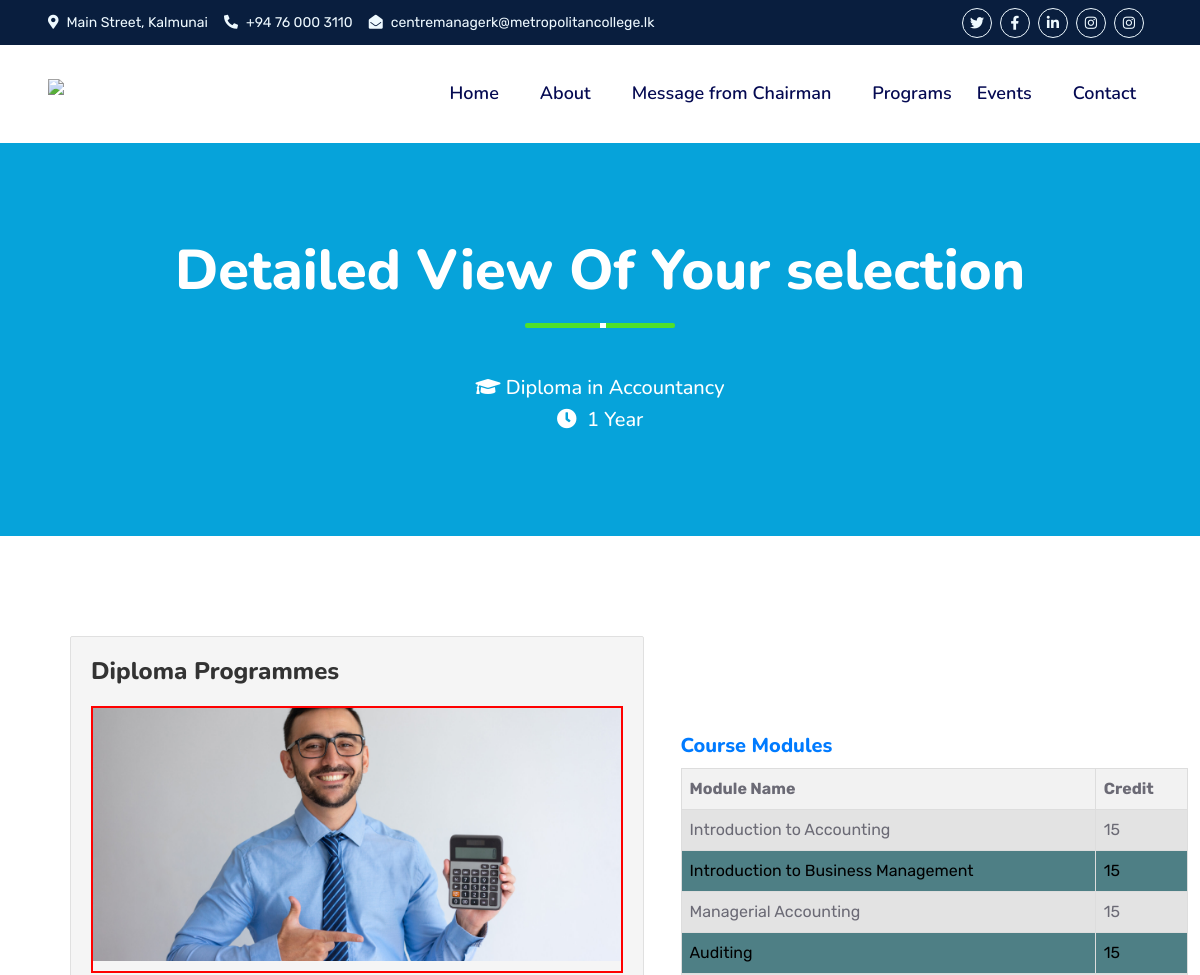
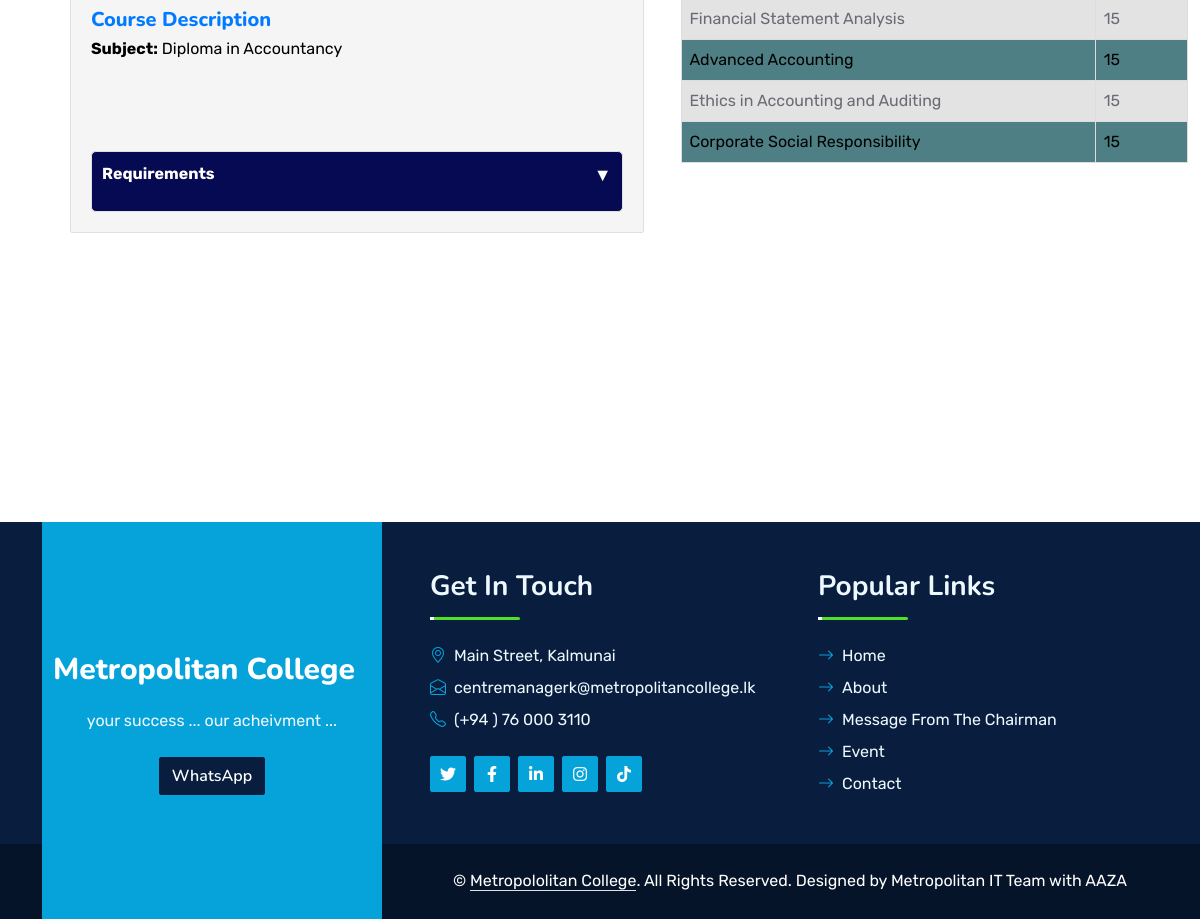
/detailed_page.php?post_id=2, run on the app's committed database (2 pictures, top to bottom).
### tables this page shows
CREATE TABLE `post` (
  `p_no` int(11) NOT NULL,
  `p_title` varchar(50) NOT NULL,
  `subject` varchar(255) NOT NULL,
  `p_duration` varchar(11) NOT NULL,
  `p_requirement` longtext NOT NULL,
  `p_img` varchar(255) NOT NULL
);

CREATE TABLE `modules` (
  `p_no` int(100) NOT NULL,
  `modId` varchar(255) NOT NULL,
  `modName` varchar(255) NOT NULL,
  `ModCr` int(11) NOT NULL
);

### detailed_page.php (the view, shortened to what this page needs)
<?php
include("config.php");
if (isset($_GET['post_id'])) {
    $post_id = $_GET['post_id'];
    $query = "SELECT * FROM post WHERE p_no = $post_id";
    $result = mysqli_query($con, $query);
    if ($result) {
        if (mysqli_num_rows($result) > 0) {
            $row = mysqli_fetch_assoc($result);
            $p_title = $row['p_title'];
            $subject = $row['subject'];
            $p_username = $row['p_duration'];
            $p_img = $row['p_img'];
            $module_query = "SELECT modName, modCr FROM modules WHERE p_no = $post_id";
            $module_result = mysqli_query($con, $module_query);
            ?>
<!DOCTYPE html>
<html lang="en">
<head>
    <link rel='stylesheet' href='https://cdnjs.cloudflare.com/ajax/libs/font-awesome/6.3.0/css/all.min.css'>
        <link rel="stylesheet" href="https://cdn.jsdelivr.net/npm/bootstrap@4.6.2/dist/css/bootstrap.min.css">
<link rel="stylesheet" href="https://cdnjs.cloudflare.com/ajax/libs/font-awesome/6.0.0-beta3/css/all.min.css">
<link href="https://cdnjs.cloudflare.com/ajax/libs/font-awesome/5.10.0/css/all.min.css" rel="stylesheet">
<link href="https://cdn.jsdelivr.net/npm/bootstrap-icons@1.4.1/font/bootstrap-icons.css" rel="stylesheet">
<link href="lib/owlcarousel/assets/owl.carousel.min.css" rel="stylesheet">
<link href="lib/animate/animate.min.css" rel="stylesheet">
<link href="css/bootstrap.min.css" rel="stylesheet">
<link rel="stylesheet" href="./style.css">
<link href="css/style.css" rel="stylesheet">
</head>
<body>
    <div class="container-fluid bg-dark px-5 d-none d-lg-block">
        <div class="row gx-0">
            <div class="col-lg-8 text-center text-lg-start mb-2 mb-lg-0">
                <div class="d-inline-flex align-items-center" style="height: 45px;">
                    <small class="me-3 text-light"><i class="fa fa-map-marker-alt me-2"></i>Main Street, Kalmunai</small>
                    <small class="me-3 text-light"><i class="fa fa-phone-alt me-2"></i>+94 76 000 3110</small>
                    <small class="text-light"><i class="fa fa-envelope-open me-2"></i>centremanagerk@metropolitancollege.lk</small>
                </div>
            </div>
            <div class="col-lg-4 text-center text-lg-end">
                <div class="d-inline-flex align-items-center" style="height: 45px;">
                    <a class="btn btn-sm btn-outline-light btn-sm-square rounded-circle me-2" href=""><i class="fab fa-twitter fw-normal"></i></a>
                    <a class="btn btn-sm btn-outline-light btn-sm-square rounded-circle me-2" href=""><i class="fab fa-facebook-f fw-normal"></i></a>
                    <a class="btn btn-sm btn-outline-light btn-sm-square rounded-circle me-2" href=""><i class="fab fa-linkedin-in fw-normal"></i></a>
                    <a class="btn btn-sm btn-outline-light btn-sm-square rounded-circle me-2" href=""><i class="fab fa-instagram fw-normal"></i></a>
                    <a class="btn btn-sm btn-outline-light btn-sm-square rounded-circle me-2" href=""><i class="fab fa-instagram fw-normal"></i></a>
                </div>
            </div>
        </div>
    </div>
 <div class="container-fluid position-relative p-0">
    <nav class="navbar navbar-expand-lg navbar-dark px-5 py-3 py-lg-0">
         <a href="index.php" class="navbar-brand p-0">
           <img src="img/logo.png" alt="Metropolitan College Logo" >
         </a>
         <div class="collapse navbar-collapse" id="navbarCollapse">
           <ul class="navbar-nav ms-auto py-0">
             <li class="nav-item">
               <a href="index.php" class="nav-link" >Home</a>
             </li>
             <li class="nav-item">
               <a href="about.html" class="nav-link">About</a>
             </li>
             <li class="nav-item">
               <a href="chairman.html" class="nav-link">Message from Chairman</a>
             </li>
              <li>
                   <a href="javascript:void(0);" class="nav-link menu-bar-link" onclick="toggleProgramDropdown()"  aria-haspopup="true">Programs</a>
               </li>
             <li class="nav-item">
               <a href="" class="nav-link">Events</a>
             </li>
             <li class="nav-item">
               <a href="contact.html" class="nav-link">Contact</a>
             </li>
           </ul>
         </div>
       </nav>
     </div>
        <div class="container-fluid bg-primary py-5 bg-header" style="margin-bottom: 10px;">
            <div class="row py-5">
                <div class="col-12 pt-lg-5 mt-lg-5 text-center">
                    <h1 class="display-4 text-white animated zoomIn">Detailed View Of Your selection</h1>
                    <div class="section-title text-center position-relative pb-3 mb-5 mx-auto" style="max-width: 600px;">
                    </div>
                    <p class="h5 text-white"><i class="fas fa-graduation-cap"></i>&nbsp<?php echo $subject; ?></p>
                    <p class="h5 text-white"><i class="fas fa-clock"></i> &nbsp<?php echo $p_username; ?></p>
                </div>
            </div>
        </div>
    <div id="modules-section" class='main-container animated-content' style="margin-bottom: 50px;margin-top: 100px;">
        <div class='detail-container'>
            <h1 class='detail-title'><?php echo $p_title; ?></h1>
            <div class='detail-image-container border-animation'>
                <img src='uploads/<?php echo $p_img; ?>' alt='Image' class='filtered-item rotating-image-y' style="width:100%;">
            </div>
            <div class='course-description-container '>
                <h2 class='course-description-title'>Course Description</h2>
                <p class='course-description'><strong>Subject:</strong> <?php echo $subject; ?></p>
                <div class='card' onclick='toggleRequirements();'>
                     <strong>Requirements
                        <span class='custom-down-arrow' >&#9660;</span>
                     </strong>
                     </div>
               </div>
           </div>
           <div class='course-modules'>
    <div class="container-fluid py-5 wow fadeInUp " data-wow-delay="0.2s">
    <h2 class='course-description-title course-title-run'>Course Modules</h2>
    <table>
        <thead>
            <tr>
                <th>Module Name</th>
                <th>Credit</th>
            </tr>
        </thead>
        <tbody>
            <?php
            if ($module_result) {
                $isOdd = true;
                while ($module_row = mysqli_fetch_assoc($module_result)) {
                    $moduleName = $module_row['modName'];
                    $credit = $module_row['modCr'];
                    $rowClass = $isOdd ? 'odd' : 'even';
                    echo "<tr class='$rowClass'><td>$moduleName</td><td>$credit</td></tr>";
                    $isOdd = !$isOdd;
                }
            } else {
                echo "<tr><td colspan='2'>No modules available.</td></tr>";
            }
            ?>
        </tbody>
    </table>
</div>
</div>
       <div class="container-fluid py-5 wow fadeInUp" data-wow-delay="0.1s">
        <div class="container py-5 mb-5">
            <div class="bg-white">
                <div class="owl-carousel vendor-carousel">
                </div>
            </div>
        </div>
    </div>
 <div class="container-fluid bg-dark text-light mt-5 wow fadeInUp" data-wow-delay="0.1s">
    <div class="container">
        <div class="row gx-5">
            <div class="col-lg-4 col-md-6 footer-about">
                <div class="d-flex flex-column align-items-center justify-content-center text-center h-100 bg-primary p-4">
                    <a href="index.html" class="navbar-brand">
                        <h1 class="m-0 text-white met">Metropolitan College</h1>
                    </a>
                    <p class="mt-3 mb-4">your success ... our acheivment ...</p>
                    <form action="">
                        <div class="input-group">
                            <button class="btn btn-dark">WhatsApp</button>
                        </div>
                    </form>
                </div>
            </div>
            <div class="col-lg-8 col-md-6">
                <div class="row gx-5">
                    <div class="col-lg-6 col-md-12 pt-5 mb-5">
                        <div class="section-title section-title-sm position-relative pb-3 mb-4">
                            <h3 class="text-light mb-0">Get In Touch</h3>
                        </div>
                        <div class="d-flex mb-2">
                            <i class="bi bi-geo-alt text-primary me-2"></i>
                            <p class="mb-0">Main Street, Kalmunai</p>
                        </div>
                        <div class="d-flex mb-2">
                            <i class="bi bi-envelope-open text-primary me-2"></i>
                            <p class="mb-0">centremanagerk@metropolitancollege.lk</p>
                        </div>
                        <div class="d-flex mb-2">
                            <i class="bi bi-telephone text-primary me-2"></i>
                            <p class="mb-0">&#40;+94 &#41; 76 000 3110</p>
                        </div>
                        <div class="d-flex mt-4">
                            <a class="btn btn-primary btn-square me-2" href="#"><i class="fab fa-twitter fw-normal"></i></a>
                            <a class="btn btn-primary btn-square me-2" href="#"><i class="fab fa-facebook-f fw-normal"></i></a>
                            <a class="btn btn-primary btn-square me-2" href="#"><i class="fab fa-linkedin-in fw-normal"></i></a>
                            <a class="btn btn-primary btn-square me-2" href="#"><i class="fab fa-instagram fw-normal"></i></a>
                            <a class="btn btn-primary btn-square" href="#"><i class="fab fa-tiktok fw-normal"></i></a>
                        </div>
                    </div>
                        <div class="col-lg-6 col-md-12 pt-0 pt-lg-5 mb-5">
                        <div class="section-title section-title-sm position-relative pb-3 mb-4">
                            <h3 class="text-light mb-0">Popular Links</h3>
                        </div>
                        <div class="link-animated d-flex flex-column justify-content-start">
                        <a class="text-light mb-2" href="index.php"><i class="bi bi-arrow-right text-primary me-2"></i>Home</a>
                                <a class="text-light mb-2" href="about.html"><i class="bi bi-arrow-right text-primary me-2"></i>About</a>
                                <a class="text-light mb-2" href="chairman.html"><i class="bi bi-arrow-right text-primary me-2"></i>Message From The Chairman</a>
                                <a class="text-light mb-2" href="#"><i class="bi bi-arrow-right text-primary me-2"></i>Event</a>
                                <a class="text-light" href="contact.html"><i class="bi bi-arrow-right text-primary me-2"></i>Contact</a>
                        </div>
                    </div>
                </div>
            </div>
        </div>
    </div>
</div>
<div class="container-fluid text-white" style="background: #061429;margin-bottom:-50px;">
    <div class="container text-center">
        <div class="row justify-content-end">
            <div class="col-lg-8 col-md-6">
                <div class="d-flex align-items-center justify-content-center" style="height: 75px;">
                    <p class="mb-0">&copy; <a class="text-white border-bottom" href="#">Metropololitan College</a>. All Rights Reserved.
                    Designed by Metropolitan IT Team with AAZA</p>
                </div>
            </div>
        </div>
    </div>
</div>
</body>
</html>
            <?php
        } else {
            echo "Item not found.";
        }
    } else {
        echo "Error fetching data from the database: " . mysqli_error($con);
    }
} else {
    echo "Invalid request.";
}
?>

### style.css (style rules this page uses)
*, *:before, *:after { -webkit-box-sizing: border-box; -moz-box-sizing: border-box; box-sizing: border-box; }
nav ul, nav li { list-style: none; padding: 0; margin: 0; }
nav a { display: block; text-decoration: none; }

### css/style.css (style rules this page uses)
:root { --primary: #4fe02a; --secondary: #34AD54; --light: #EEF9FF; --dark: #091E3E; }
h1, h2, .fw-bold { font-weight: 800 !important; }
h1.met { font-size: 150%; }
h3, h4, .fw-semi-bold { font-weight: 700 !important; }
.btn { font-family: 'Nunito', sans-serif; font-weight: 600; transition: .5s; }
.btn-primary, .btn-secondary { color: #FFFFFF; box-shadow: inset 0 0 0 50px transparent; }
.btn-square { width: 36px; height: 36px; }
.btn-sm-square { width: 30px; height: 30px; }
.btn-square, .btn-sm-square, .btn-lg-square { padding-left: 0; padding-right: 0; text-align: center; }
.navbar-dark .navbar-nav .nav-link { font-family: 'Nunito', sans-serif; position: relative; margin-left: 25px; padding: 35px 0; color: #050a52; font-size: 18px; font-weight: 600; outline: none; transition: .5s; }
@media (min-width: 992px) { .navbar-dark { position: absolute; width: 100%; top: 0; left: 0; border-bottom: 1px solid rgba(256, 256, 256, .1); z-index: 999; } }
@media (min-width: 992px) { .navbar-dark .navbar-nav .nav-link::before { position: absolute; content: ""; width: 0; height: 2px; bottom: -1px; left: 50%; background: var(--primary); transition: .5s; } }
.navbar { background-color: #ffffff; }
.section-title::before { position: absolute; content: ""; width: 150px; height: 5px; left: 0; bottom: 0; background: var(--primary); border-radius: 2px; }
.section-title.text-center::before { left: 50%; margin-left: -75px; }
.section-title.section-title-sm::before { width: 90px; height: 3px; }
.section-title::after { position: absolute; content: ""; width: 6px; height: 5px; bottom: 0px; background: #FFFFFF; -webkit-animation: section-title-run 5s infinite linear; animation: section-title-run 5s infinite linear; }
.section-title.section-title-sm::after { width: 4px; height: 3px; }
.section-title.text-center::after { -webkit-animation: section-title-run-center 5s infinite linear; animation: section-title-run-center 5s infinite linear; }
.section-title.section-title-sm::after { -webkit-animation: section-title-run-sm 5s infinite linear; animation: section-title-run-sm 5s infinite linear; }
.link-animated a { transition: .5s; }
@media (min-width: 767.98px) { .footer-about { margin-bottom: -75px; } }

### data on the page
post: subject "Diploma in Accountancy", p_duration "1 Year", p_title "Diploma Programmes", p_img (picture)
modules: modName "Introduction to Accounting", ModCr "15"
modules: modName "Introduction to Business Management", ModCr "15"
modules: modName "Managerial Accounting", ModCr "15"
modules: modName "Auditing", ModCr "15"
modules: modName "Financial Statement Analysis", ModCr "15"
modules: modName "Advanced Accounting", ModCr "15"
modules: modName "Ethics in Accounting and Auditing", ModCr "15"
modules: modName "Corporate Social Responsibility", ModCr "15"
